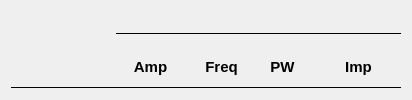
       <widget class="QWidget" name="planEntryHeaderWig_4" native="true">
        <property name="font">
         <font>
          <family>Arial</family>
          <pointsize>11</pointsize>
         </font>
        </property>
        <layout class="QGridLayout" name="gridLayout_27">
         <property name="topMargin">
          <number>20</number>
         </property>
         <item row="1" column="4" alignment="Qt::AlignRight">
          <widget class="QLabel" name="planEntryHeadZ_4">
           <property name="sizePolicy">
            <sizepolicy hsizetype="MinimumExpanding" vsizetype="Preferred">
             <horstretch>0</horstretch>
             <verstretch>0</verstretch>
            </sizepolicy>
           </property>
           <property name="minimumSize">
            <size>
             <width>85</width>
             <height>0</height>
            </size>
           </property>
           <property name="font">
            <font>
             <family>Arial</family>
             <pointsize>11</pointsize>
             <weight>75</weight>
             <bold>true</bold>
            </font>
           </property>
           <property name="text">
            <string>Imp</string>
           </property>
           <property name="alignment">
            <set>Qt::AlignCenter</set>
           </property>
          </widget>
         </item>
         <item row="1" column="3" alignment="Qt::AlignRight">
          <widget class="QLabel" name="planEntryHeadY_4">
           <property name="sizePolicy">
            <sizepolicy hsizetype="MinimumExpanding" vsizetype="Preferred">
             <horstretch>0</horstretch>
             <verstretch>0</verstretch>
            </sizepolicy>
           </property>
           <property name="minimumSize">
            <size>
             <width>55</width>
             <height>0</height>
            </size>
           </property>
           <property name="font">
            <font>
             <family>Arial</family>
             <pointsize>11</pointsize>
             <weight>75</weight>
             <bold>true</bold>
            </font>
           </property>
           <property name="text">
            <string>PW</string>
           </property>
           <property name="alignment">
            <set>Qt::AlignCenter</set>
           </property>
          </widget>
         </item>
         <item row="2" column="0" colspan="5" alignment="Qt::AlignRight">
          <widget class="Line" name="line_32">
           <property name="sizePolicy">
            <sizepolicy hsizetype="Preferred" vsizetype="Fixed">
             <horstretch>0</horstretch>
             <verstretch>0</verstretch>
            </sizepolicy>
           </property>
           <property name="minimumSize">
            <size>
             <width>390</width>
             <height>0</height>
            </size>
           </property>
           <property name="font">
            <font>
             <family>Arial</family>
             <pointsize>11</pointsize>
            </font>
           </property>
           <property name="frameShadow">
            <enum>QFrame::Plain</enum>
           </property>
           <property name="lineWidth">
            <number>1</number>
           </property>
           <property name="orientation">
            <enum>Qt::Horizontal</enum>
           </property>
          </widget>
         </item>
         <item row="1" column="0">
          <spacer name="horizontalSpacer_2">
           <property name="orientation">
            <enum>Qt::Horizontal</enum>
           </property>
           <property name="sizeType">
            <enum>QSizePolicy::MinimumExpanding</enum>
           </property>
           <property name="sizeHint" stdset="0">
            <size>
             <width>40</width>
             <height>20</height>
            </size>
           </property>
          </spacer>
         </item>
         <item row="1" column="2" alignment="Qt::AlignRight">
          <widget class="QLabel" name="planEntryHeadX_4">
           <property name="sizePolicy">
            <sizepolicy hsizetype="MinimumExpanding" vsizetype="Preferred">
             <horstretch>0</horstretch>
             <verstretch>0</verstretch>
            </sizepolicy>
           </property>
           <property name="minimumSize">
            <size>
             <width>55</width>
             <height>0</height>
            </size>
           </property>
           <property name="font">
            <font>
             <family>Arial</family>
             <pointsize>11</pointsize>
             <weight>75</weight>
             <bold>true</bold>
            </font>
           </property>
           <property name="text">
            <string>Freq</string>
           </property>
           <property name="alignment">
            <set>Qt::AlignCenter</set>
           </property>
          </widget>
         </item>
         <item row="1" column="1" alignment="Qt::AlignRight">
          <widget class="QLabel" name="label_8">
           <property name="sizePolicy">
            <sizepolicy hsizetype="Fixed" vsizetype="Preferred">
             <horstretch>0</horstretch>
             <verstretch>0</verstretch>
            </sizepolicy>
           </property>
           <property name="minimumSize">
            <size>
             <width>75</width>
             <height>0</height>
            </size>
           </property>
           <property name="font">
            <font>
             <family>Arial</family>
             <pointsize>11</pointsize>
             <weight>75</weight>
             <bold>true</bold>
            </font>
           </property>
           <property name="text">
            <string>Amp</string>
           </property>
           <property name="alignment">
            <set>Qt::AlignCenter</set>
           </property>
          </widget>
         </item>
         <item row="0" column="1" colspan="4" alignment="Qt::AlignRight">
          <widget class="Line" name="line_31">
           <property name="sizePolicy">
            <sizepolicy hsizetype="Minimum" vsizetype="Minimum">
             <horstretch>0</horstretch>
             <verstretch>0</verstretch>
            </sizepolicy>
           </property>
           <property name="minimumSize">
            <size>
             <width>285</width>
             <height>0</height>
            </size>
           </property>
           <property name="font">
            <font>
             <family>Arial</family>
             <pointsize>11</pointsize>
            </font>
           </property>
           <property name="frameShadow">
            <enum>QFrame::Plain</enum>
           </property>
           <property name="lineWidth">
            <number>1</number>
           </property>
           <property name="orientation">
            <enum>Qt::Horizontal</enum>
           </property>
          </widget>
         </item>
        </layout>
       </widget>
